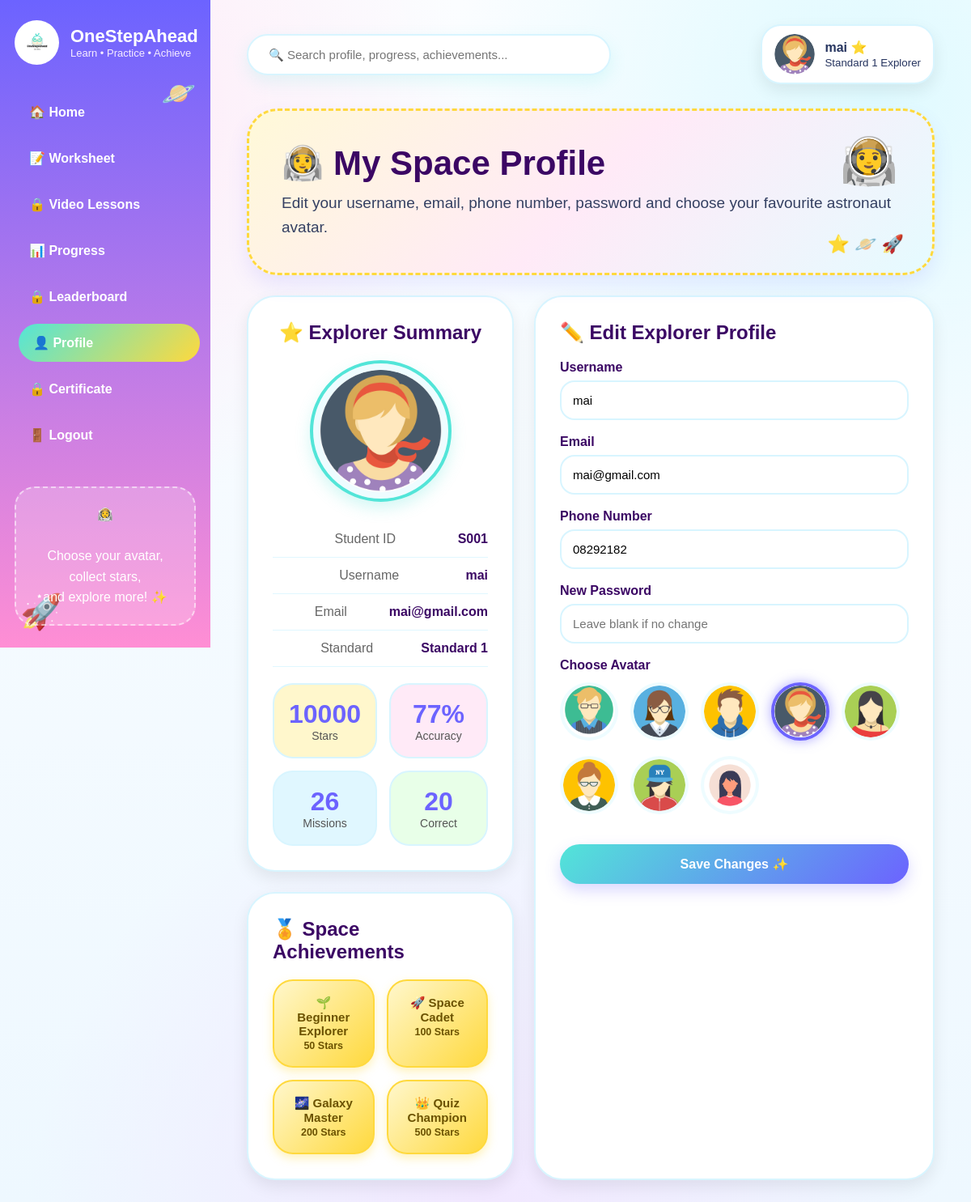
The app's page /profile.php (signed in) with its own data.
### tables this page shows
CREATE TABLE `users` (
  `user_id` int(11) NOT NULL,
  `user_code` varchar(10) DEFAULT NULL,
  `username` varchar(100) DEFAULT NULL,
  `email` varchar(100) DEFAULT NULL,
  `phone` varchar(20) DEFAULT NULL,
  `role` varchar(20) DEFAULT NULL,
  `standard` varchar(50) DEFAULT NULL,
  `password` varchar(255) DEFAULT NULL,
  `avatar` varchar(100) DEFAULT 'avatar.jpg',
  `created_at` timestamp NOT NULL DEFAULT current_timestamp(),
  `subject_taught` varchar(50) DEFAULT NULL
);

CREATE TABLE `student_progress` (
  `progress_id` int(11) NOT NULL,
  `user_code` varchar(10) DEFAULT NULL,
  `standard` varchar(50) DEFAULT NULL,
  `subject` varchar(50) DEFAULT NULL,
  `total_points` int(11) DEFAULT 0,
  `total_attempt` int(11) DEFAULT 0,
  `total_correct` int(11) DEFAULT 0
);

### profile.php (the view, shortened to what this page needs)
<?php
include "db.php";
$userCode = $_SESSION['user_code'];
$canAccessVideo = false;
$canAccessLeaderboard = false;
$canAccessCertificate = false;
$search = "";
$userSql =
"SELECT *
FROM users
WHERE user_code='$userCode'";
$userResult = $conn->query($userSql);
$user = $userResult->fetch_assoc();
$progressSql =
"SELECT *
FROM student_progress
WHERE user_code='$userCode'";
$progressResult = $conn->query($progressSql);
if($progressResult->num_rows > 0)
{
    $progress = $progressResult->fetch_assoc();
    $points = $progress['total_points'];
    $attempt = $progress['total_attempt'];
    $correct = $progress['total_correct'];
}
else
{
    $points = 0;
    $attempt = 0;
    $correct = 0;
}
$badge1 = ($points >= 50);
$badge2 = ($points >= 100);
$badge3 = ($points >= 200);
$badge4 = ($points >= 500);
if($attempt > 0)
{
    $accuracy = round(($correct / $attempt) * 100);
}
else
{
    $accuracy = 0;
}
$avatar = "avatar.jpg";
if(isset($user['avatar']) && $user['avatar'] != "")
{
    $avatar = $user['avatar'];
}
?>
<!DOCTYPE html>
<html>
<head>
</head>
<body>
<div class="sidebar">
    <div class="logoBox">
        <img src="Logo.png">
        <div>
            <h2>OneStepAhead</h2>
            <p>Learn • Practice • Achieve</p>
        </div>
    </div>
    <div class="nav">
        <a href="home.php">🏠 Home</a>
        <a href="worksheet.php">📝 Worksheet</a>
        <?php if($canAccessVideo) { ?>
    <a href="video.php">🎥 Video Lessons</a>
<?php } else { ?>
    <a href="#" onclick="alert('Video Lessons are only available for Standard and Premium Plan'); return false;">🔒 Video Lessons</a>
<?php } ?>
        <a href="progress.php">📊 Progress</a>
        <?php if($canAccessLeaderboard) { ?>
    <a href="leaderboard.php">🏆 Leaderboard</a>
<?php } else { ?>
    <a href="#" onclick="alert('Leaderboard is only available for Premium Plan'); return false;">🔒 Leaderboard</a>
<?php } ?>
        <a href="profile.php" class="active">👤 Profile</a>
        <?php if($canAccessCertificate) { ?>
    <a href="certificate.php">📜 Certificate</a>
<?php } else { ?>
    <a href="#" onclick="alert('Certificate is only available for Premium Plan'); return false;">🔒 Certificate</a>
<?php } ?>
        <a href="logout.php">🚪 Logout</a>
    </div>
    <div class="quoteBox">
        👩‍🚀<br><br>
        Choose your avatar,<br>
        collect stars,<br>
        and explore more! ✨
    </div>
</div>
<div class="main">
    <div class="topbar">
        <form method="GET" action="profile.php">
    <input
    type="text"
    name="search"
    class="searchBox"
    placeholder="🔍 Search profile, progress, achievements..."
    value="<?php echo $search; ?>">
</form>
        <div class="profileMini">
            <img src="<?php echo $avatar; ?>">
            <div>
                <b><?php echo $user['username']; ?> ⭐</b><br>
                <small><?php echo $user['standard']; ?> Explorer</small>
            </div>
        </div>
    </div>
    <div class="hero">
        <h1>👩‍🚀 My Space Profile</h1>
        <p>Edit your username, email, phone number, password and choose your favourite astronaut avatar.</p>
    </div>
    <div class="grid">
        <div>
            <div class="card avatarPreview">
                <h2>⭐ Explorer Summary</h2>
                <img src="<?php echo $avatar; ?>">
                <div class="infoRow">
                    <span>Student ID</span>
                    <b><?php echo $user['user_code']; ?></b>
                </div>
                <div class="infoRow">
                    <span>Username</span>
                    <b><?php echo $user['username']; ?></b>
                </div>
                <div class="infoRow">
                    <span>Email</span>
                    <b><?php echo $user['email']; ?></b>
                </div>
                <div class="infoRow">
                    <span>Standard</span>
                    <b><?php echo $user['standard']; ?></b>
                </div>
                <div class="stats">
                    <div class="statBox">
                        <h1><?php echo $points; ?></h1>
                        <p>Stars</p>
                    </div>
                    <div class="statBox">
                        <h1><?php echo $accuracy; ?>%</h1>
                        <p>Accuracy</p>
                    </div>
                    <div class="statBox">
                        <h1><?php echo $attempt; ?></h1>
                        <p>Missions</p>
                    </div>
                    <div class="statBox">
                        <h1><?php echo $correct; ?></h1>
                        <p>Correct</p>
                    </div>
                </div>
            </div>
            <div class="achievementCard">
                <h2>🏅 Space Achievements</h2>
                <div class="badges">
                    <div class="badgeItem <?php echo $badge1 ? 'unlocked' : 'locked'; ?>">
                        🌱 Beginner Explorer<br>
                        <small>50 Stars</small>
                    </div>
                    <div class="badgeItem <?php echo $badge2 ? 'unlocked' : 'locked'; ?>">
                        🚀 Space Cadet<br>
                        <small>100 Stars</small>
                    </div>
                    <div class="badgeItem <?php echo $badge3 ? 'unlocked' : 'locked'; ?>">
                        🌌 Galaxy Master<br>
                        <small>200 Stars</small>
                    </div>
                    <div class="badgeItem <?php echo $badge4 ? 'unlocked' : 'locked'; ?>">
                        👑 Quiz Champion<br>
                        <small>500 Stars</small>
                    </div>
                </div>
            </div>
        </div>
        <div class="card">
            <h2>✏️ Edit Explorer Profile</h2>
            <form method="POST">
                <div class="formGroup">
                    <label>Username</label>
                    <input
                    type="text"
                    name="username"
                    value="<?php echo $user['username']; ?>"
                    required>
                </div>
                <div class="formGroup">
                    <label>Email</label>
                    <input
                    type="email"
                    name="email"
                    value="<?php echo $user['email']; ?>"
                    required>
                </div>
                <div class="formGroup">
                    <label>Phone Number</label>
                    <input
                    type="text"
                    name="phone"
                    value="<?php echo $user['phone']; ?>">
                </div>
                <div class="formGroup">
                    <label>New Password</label>
                    <input
                    type="password"
                    name="password"
                    placeholder="Leave blank if no change">
                </div>
                <div class="formGroup">
                    <label>Choose Avatar</label>
                    <div class="avatarGrid">
                        <?php
                        for($i = 1; $i <= 7; $i++)
                        {
                            $file = "avatar" . $i . ".jpg";
                        ?>
                        <label class="avatarOption">
                            <img src="<?php echo $file; ?>">
                        </label>
                        <?php
                        }
                        ?>
                        <label class="avatarOption">
                            <img src="avatar.jpg">
                        </label>
                    </div>
                </div>
                <button
                type="submit"
                name="updateProfile"
                class="saveBtn">
                Save Changes ✨
                </button>
            </form>
        </div>
    </div>
</div>
</body>
</html>

### records on screen
users: avatar (picture), username "mai", standard "Standard 1", user_code "S001", email "mai@gmail.com", phone "08292182"
student_progress: total_points "10000", accuracy "77", total_attempt "26", total_correct "20"
